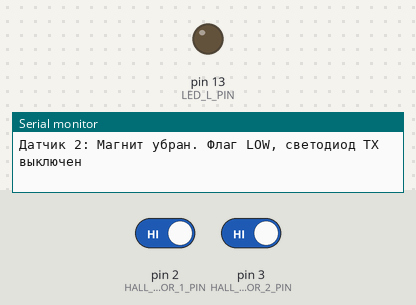
This program was run on a simulated Arduino Nano, built with avr-gcc and run on an emulated ATmega328P. Parts: output pins drawn as LEDs (lit = HIGH), the last lines printed to the serial monitor. Inputs (shaded band) come from the test bench; at power-on: pin 2 (HALL_SENSOR_1_PIN) HIGH, pin 3 (HALL_SENSOR_2_PIN) HIGH. Pins used as bus, display or sensor lines are not drawn.

Above: at 2.8 s.
2.9 s: pin 2 (HALL_SENSOR_1_PIN) driven LOW
At 3.7 s:
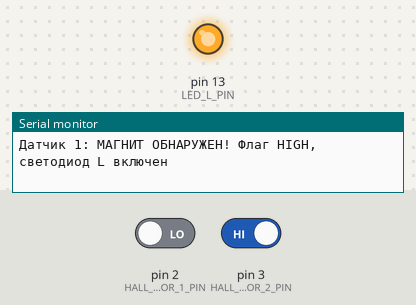
5.9 s: pin 2 (HALL_SENSOR_1_PIN) driven HIGH
At 7.1 s:
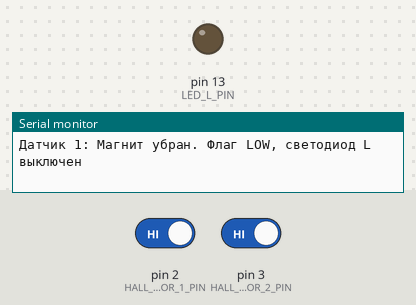
Timing chart, 0 to 8.9 s (numbered marks = the images above; inputs shaded):
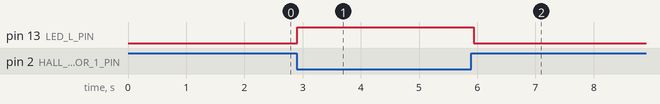

The program:

main.cpp
```cpp
#include <Arduino.h>

/*
 * Программа тестирования датчиков Холла AH3134
 * Arduino Nano с ATmega328P
 *
 * Описание: Программа проверяет работу двух датчиков Холла TO-92UA
 * и зажигает соответствующие встроенные светодиоды при обнаружении магнитного поля
 *
 * Встроенные светодиоды:
 * - L (пин 13) - индикация датчика Холла 1
 * - RX (пин 0) - тестовая индикация при запуске (3 моргания)
 * - TX (пин 1) - индикация датчика Холла 2
 */

// Определение пинов для датчиков Холла
const int HALL_SENSOR_1_PIN = 2;  // Датчик Холла 1 подключен к пину D2
const int HALL_SENSOR_2_PIN = 3;  // Датчик Холла 2 подключен к пину D3

// Встроенные светодиоды Arduino Nano
const int LED_L_PIN = 13;         // Светодиод L (пин 13) - для датчика 1
const int LED_RX_PIN = 0;         // Светодиод RX (пин 0) - тестовая индикация
const int LED_TX_PIN = 1;         // Светодиод TX (пин 1) - для датчика 2

// Флаги состояния датчиков
bool sensor1Active = false;       // Флаг активности датчика 1
bool sensor2Active = false;       // Флаг активности датчика 2

// Переменные для хранения состояния датчиков
int hallSensor1State = 0;
int hallSensor2State = 0;

// Переменные для хранения предыдущего состояния (для детекции изменений)
int prevHallSensor1State = 0;
int prevHallSensor2State = 0;

void setup() {
  // Инициализация последовательного порта для отладки
  Serial.begin(9600);
  Serial.println("Тестирование датчиков Холла AH3134");
  Serial.println("==================================");
  Serial.println("Используются встроенные светодиоды:");
  Serial.println("- L (пин 13) - датчик Холла 1");
  Serial.println("- RX (пин 0) - тестовая индикация при запуске");
  Serial.println("- TX (пин 1) - датчик Холла 2");

  // Настройка пинов датчиков Холла как входы с подтягивающим резистором
  pinMode(HALL_SENSOR_1_PIN, INPUT_PULLUP);
  pinMode(HALL_SENSOR_2_PIN, INPUT_PULLUP);

  // Настройка встроенных светодиодов как выходы
  pinMode(LED_L_PIN, OUTPUT);
  pinMode(LED_RX_PIN, OUTPUT);
  pinMode(LED_TX_PIN, OUTPUT);

  // Инициализация светодиодов (выключены)
  digitalWrite(LED_L_PIN, LOW);
  digitalWrite(LED_RX_PIN, LOW);
  digitalWrite(LED_TX_PIN, LOW);

  // Тестовая индикация - 3 моргания светодиодом RX
  Serial.println("Тестовая индикация - 3 моргания светодиодом RX...");
  for (int i = 0; i < 3; i++) {
    digitalWrite(LED_RX_PIN, HIGH);
    delay(200);
    digitalWrite(LED_RX_PIN, LOW);
    delay(200);
  }

  Serial.println("Система готова к тестированию!");
  Serial.println("Поднесите магнит к датчикам для проверки работы");
  Serial.println();
}

void loop() {
  // Чтение состояния датчиков Холла
  hallSensor1State = digitalRead(HALL_SENSOR_1_PIN);
  hallSensor2State = digitalRead(HALL_SENSOR_2_PIN);

  // Обработка датчика Холла 1 - светодиод L
  if (hallSensor1State != prevHallSensor1State) {
    if (hallSensor1State == LOW) {  // Магнит обнаружен (датчик активен)
      sensor1Active = true;  // Устанавливаем флаг HIGH
      digitalWrite(LED_L_PIN, HIGH);
      Serial.println("Датчик 1: МАГНИТ ОБНАРУЖЕН! Флаг HIGH, светодиод L включен");
    } else {  // Магнит убран
      sensor1Active = false;  // Сбрасываем флаг LOW
      digitalWrite(LED_L_PIN, LOW);
      Serial.println("Датчик 1: Магнит убран. Флаг LOW, светодиод L выключен");
    }
    prevHallSensor1State = hallSensor1State;
  }

  // Обработка датчика Холла 2 - светодиод TX
  if (hallSensor2State != prevHallSensor2State) {
    if (hallSensor2State == LOW) {  // Магнит обнаружен (датчик активен)
      sensor2Active = true;  // Устанавливаем флаг HIGH
      digitalWrite(LED_TX_PIN, HIGH);
      Serial.println("Датчик 2: МАГНИТ ОБНАРУЖЕН! Флаг HIGH, светодиод TX включен");
    } else {  // Магнит убран
      sensor2Active = false;  // Сбрасываем флаг LOW
      digitalWrite(LED_TX_PIN, LOW);
      Serial.println("Датчик 2: Магнит убран. Флаг LOW, светодиод TX выключен");
    }
    prevHallSensor2State = hallSensor2State;
  }

  // Небольшая задержка для стабильности
  delay(50);
} 
```

Measured:
- after the input at 2.9 s, pin 13 (LED_L_PIN): LOW → HIGH at once
- after the input at 5.9 s, pin 13 (LED_L_PIN): HIGH → LOW at once
